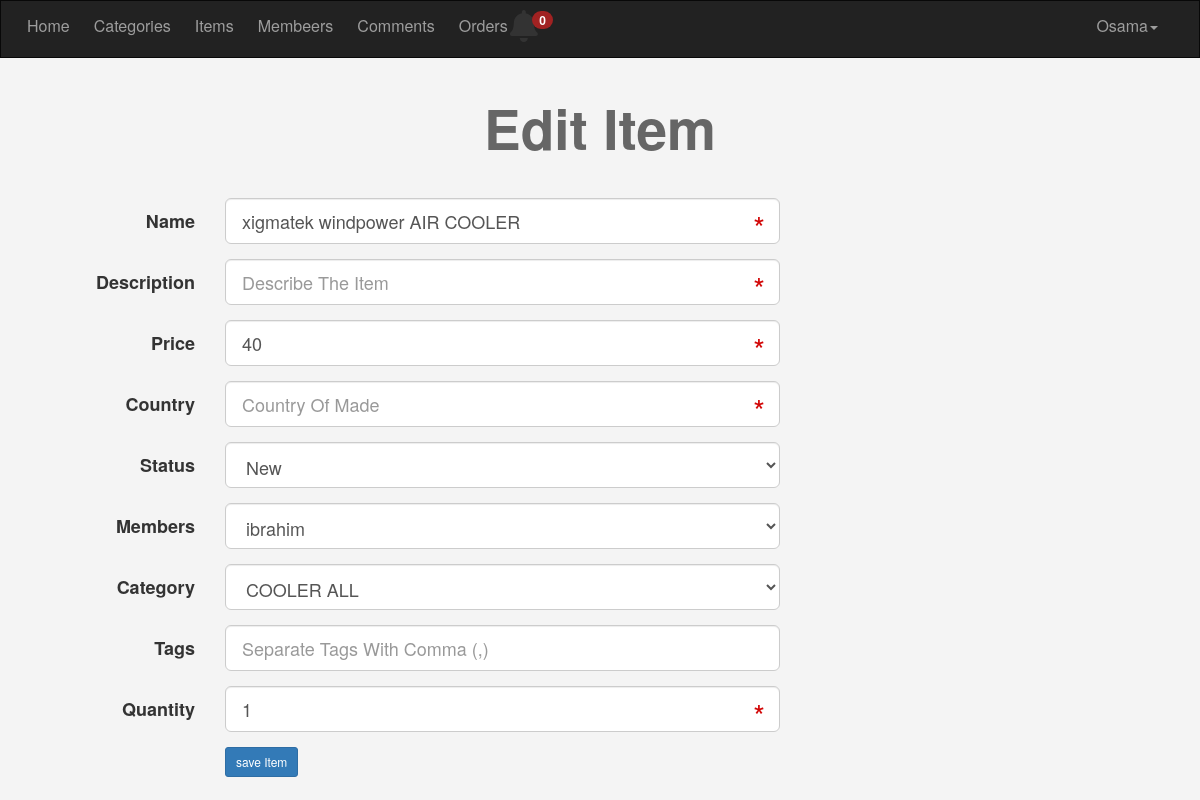
Screenshot of /admin/items.php?do=Edit&itemid=308 (signed in) with the database file from the repository.
### tables this page shows
CREATE TABLE `items` (
  `Item_ID` int(11) NOT NULL,
  `Name` varchar(255) NOT NULL,
  `Description` text NOT NULL,
  `Price` varchar(255) NOT NULL,
  `qty` int(11) NOT NULL,
  `Add_Date` date NOT NULL,
  `Country_Made` varchar(255) NOT NULL,
  `Status` varchar(255) NOT NULL,
  `Approve` tinyint(4) NOT NULL DEFAULT 0,
  `Cat_ID` int(11) NOT NULL,
  `Member_ID` int(11) NOT NULL,
  `tags` varchar(255) NOT NULL,
  `Image` varchar(255) NOT NULL
);

CREATE TABLE `users` (
  `UserID` int(11) NOT NULL COMMENT 'To identify User ',
  `Username` varchar(255) NOT NULL COMMENT 'User name To Login',
  `Password` varchar(255) NOT NULL COMMENT 'Password To login',
  `Email` varchar(255) NOT NULL,
  `FullName` varchar(255) NOT NULL,
  `GroupID` int(11) NOT NULL DEFAULT 0 COMMENT 'identify User Group',
  `TrustStatus` int(11) NOT NULL DEFAULT 0 COMMENT 'Seller Rank',
  `RegStatus` int(11) NOT NULL DEFAULT 0 COMMENT 'User Approval',
  `Date` date NOT NULL,
  `avatar` varchar(255) NOT NULL
);

CREATE TABLE `categories` (
  `ID` int(11) NOT NULL,
  `Name` varchar(255) NOT NULL,
  `Description` text NOT NULL,
  `parent` int(11) NOT NULL,
  `Orderning` int(11) DEFAULT NULL,
  `Visibility` tinyint(4) NOT NULL DEFAULT 0,
  `Allow_Comment` tinyint(4) NOT NULL DEFAULT 0,
  `Allow_Ads` tinyint(4) NOT NULL DEFAULT 0
);

### admin/items.php (the view, shortened to what this page needs)
<?php
if(isset($_SESSION['Username'])){
include 'init.php';
$do=isset($_GET['do']) ?$_GET['do'] : 'Manage';
if($do == 'Manage'){
$stmt=$con->prepare("SELECT
                          items.*,
                          categories.Name AS category_name,
                          users.Username
                      FROM
                           items
                      INNER JOIN
                           categories
                      ON
                            categories.ID=items.Cat_ID
                       INNER JOIN
                             users
                       ON
                             users.UserID=items.Member_ID
                       ORDER BY
                             Item_ID DESC");
$stmt->execute();
$items=$stmt->fetchAll();
if(! empty($items)){
?>
<h1 class="text-center">Manage Items</h1>
<div class="container">
<div class="table-responsive">
<table class="main-table  manage-members text-center table table-bordered">
<tr>
<td>#ID</td>
<td>Image</td>
<td>Name</td>
<td>Description</td>
<td>Price</td>
<td>Add_Date</td>
<td>Country_Made</td>
<td>Category</td>
<td>Username</td>
<td>Quantity</td>
<td>Control</td>
</tr>
<tr>
<?php
foreach($items as $item){
echo "<tr>";
echo "<td>".$item['Item_ID']."</td>";
echo "<td>";
if(empty($item['Image'])){
echo 'No Image';
}else{
echo "<img src='uploads/image/".$item['Image']."' alt=''>";
}
echo"</td>";
echo "<td>".$item['Name']."</td>";
echo "<td>".$item['Description']."</td>";
echo "<td>".$item['Price']."</td>";
echo "<td>".$item['Add_Date']."</td>";
echo "<td>".$item['Country_Made']."</td>";
echo "<td>".$item['category_name']."</td>";
echo "<td>".$item['Username']."</td>";
echo "<td>".$item['qty']."</td>";
echo "<td>
<a href='items.php?do=Edit&itemid=".$item['Item_ID']."' class='btn btn-success'><i class='fa fa-edit'></i>Edit</a>
<a href='items.php?do=Delete&itemid=".$item['Item_ID']."' class='btn btn-danger confirm'><i class='fas fa-times-circle'></i>Delete</a>" ;
if($item['Approve'] == 0) {
echo "<a
href='items.php?do=Approve&itemid=".$item['Item_ID']."'
class='btn btn-info activet'>
<i class='fas fa-check'></i>Approve</a>";
}
echo "</td>";
echo "</tr>";
}
?>
</table>
</div>
<a href="items.php?do=Add" class="btn btn-sm btn-primary"><i class="fa fa-plus"></i>  New Item</a>
</div>
<?php }else{
echo '<div class="container">';
echo '<div class="nice-massage alert alert-info">There\'s No items To Show</div>';
echo '<a href="items.php?do=Add" class="btn btn-sm btn-primary"><i class="fa fa-plus"></i>  New Item</a>';
echo '</div>';
}
?>
<?php
}elseif($do == 'Edit'){
$itemid=isset($_GET['itemid']) && is_numeric($_GET['itemid']) ? intval($_GET['itemid']) : 0;
$stmt=$con->prepare("SELECT
                          *
                     FROM
                          items
                     WHERE
                          Item_ID=? ");
$stmt->execute(array($itemid));
$item=$stmt->fetch();
$count=$stmt->rowCount();
if($count > 0) { ?>
<h1 class="text-center">Edit Item</h1>
<div class="container">
<form class="form-horizontal" action="?do=Update" method="POST">
<div class="form-group form-group-lg">
<label class="col-sm-2  control-label">Name</label>
<div class="col-sm-10 col-md-6">
<input type="text" name="name"
class=" form-control"
required="required"
placeholder="Name Of The Item"
value="<?php echo $item['Name']?>" >
</div>
</div>
<div class="form-group form-group-lg">
<label class="col-sm-2 control-label">Description</label>
<div class="col-sm-10 col-md-6">
<input type="text" name="description"
class="form-control"
required="required"
placeholder="Describe The Item"
value="<?php echo $item['Description']?>">
</div>
</div>
<div class="form-group form-group-lg">
<label class="col-sm-2 control-label">Price</label>
<div class="col-sm-10 col-md-6">
<input type="text" name="price"
class="form-control"
required="required"
placeholder="Price The Item"
value="<?php echo $item['Price']?>">
</div>
</div>
<div class="form-group form-group-lg">
<label class="col-sm-2 control-label">Country</label>
<div class="col-sm-10 col-md-6">
<input type="text" name="country"
class="form-control"
required="required"
placeholder="Country Of Made"
value="<?php echo $item['Country_Made']?>">
</div>
</div>
<div class="form-group form-group-lg">
<label class="col-sm-2 control-label">Status</label>
<div class="col-sm-10 col-md-6">
<select class="form-control" name="status">
<option value="جديد" <?php if($item['Status']==1){echo 'selected';} ?>>New</option>
</select>
</div>
</div>
<div class="form-group form-group-lg">
<label class="col-sm-2 control-label">Members</label>
<div class="col-sm-10 col-md-6">
<select class="form-control" name="member">
<?php
$stmt=$con->prepare("SELECT * FROM users");
$stmt->execute();
$users=$stmt->fetchAll();
foreach($users as $user){
echo "<option value='".$user['UserID']."'";
if($item['Member_ID']==$user['UserID']){echo 'selected';}
echo ">".$user['Username']."</option>";
}
?>
</select>
</div>
</div>
<div class="form-group form-group-lg">
<label class="col-sm-2 control-label">Category</label>
<div class="col-sm-10 col-md-6">
<select class="form-control" name="category">
<?php
$stmt2=$con->prepare("SELECT
                           *
                      FROM
                           categories");
$stmt2->execute();
$cats=$stmt2->fetchAll();
foreach($cats as $cat){
echo "<option value='".$cat['ID']."'";
if($item['Cat_ID']==$cat['ID']){echo 'selected';}
echo ">".$cat['Name']."</option>";
}
?>
</select>
</div>
</div>
<div class="form-group form-group-lg">
<label class="col-sm-2 control-label">Tags</label>
<div class="col-sm-10 col-md-6">
<input type="text" name="tags" class="form-control"  placeholder="Separate Tags With Comma (,)" value="<?php echo $item['tags'] ?>">
</div>
</div>
<div class="form-group form-group-lg">
<label class="col-sm-2 control-label">Quantity</label>
<div class="col-sm-10 col-md-6">
<input type="number" name="qty"
class="form-control"
required="required"
placeholder="Price The Item"
value="<?php echo $item['qty']?>">
</div>
</div>
<div class="form-group">
<div class="col-sm-offset-2 col-sm-10">
<input type="submit" value="save Item" class="btn btn-primary btn-sm">
</div>
</div>
</form>
</div>
<?php
}else{
echo "<div class='container'>";
$theMsg= '<div class="alert alert-danger">Theres no such ID</div>';
redirectHome($theMsg);
echo "</div>";
}
}
include $tpl .'footer.php';
}else{
header('Location:index.php');
exit();
}
?>

### admin/layout/css/style1.css (style rules this page uses)
body { background-color: #F4F4F4; font-size: 16px; }
.form-control { position: relative; }
h1 { font-size: 55px; margin: 40px 0; font-weight: bold; color: #666; }

### rows the page displays
items: name "xigmatek windpower AIR COOLER", price "40", member "ibrahim", category "COOLER ALL", qty "1"

### other values shown
countItems('id','orders') "0"
